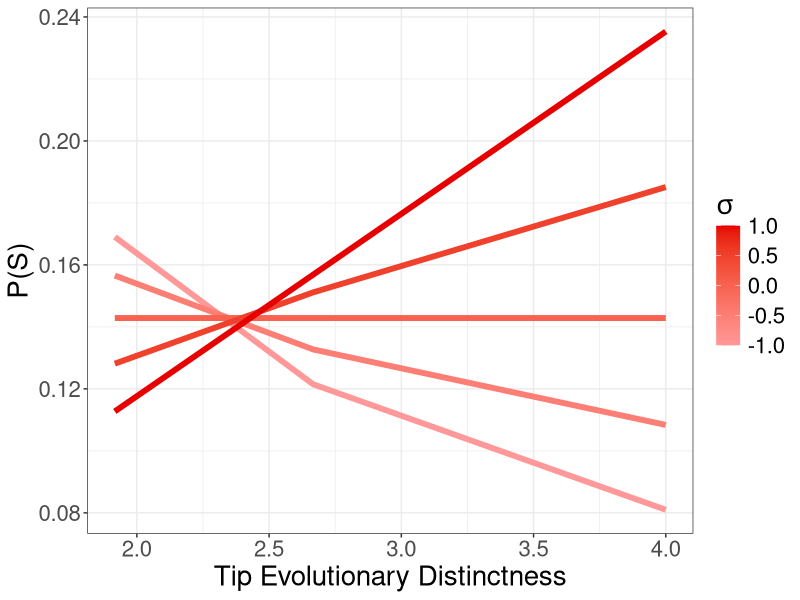

Generate this figure with R:
library(ggplot2)

ed_vals <- c(rep((1/6 + 1/4 + 1/2 + 1), 4),
             rep((1/6 + 1/2 + 2), 2), 4)

sigs <- c(-1, -0.5, 0, 0.5, 1)
res <- NULL
for(i in 1:length(sigs)) {
  mdfd <- ed_vals^sigs[i]
  res <- c(res, mdfd/(sum(mdfd)))
}
res <- data.frame(p=res, ed=rep(ed_vals, length(sigs)),
                  sig=rep(sigs, each=length(ed_vals)))
p <- ggplot(res, aes(x=ed, y=p, group=sig, colour=sig)) +
  geom_line(size= 2) + theme_bw() +
  scale_colour_gradient(expression(sigma), low='#ff9999', high="#e60000") +
  xlab("Tip Evolutionary Distinctness") + ylab("P(S)") +
  theme(text=element_text(size=20))
print(p)


